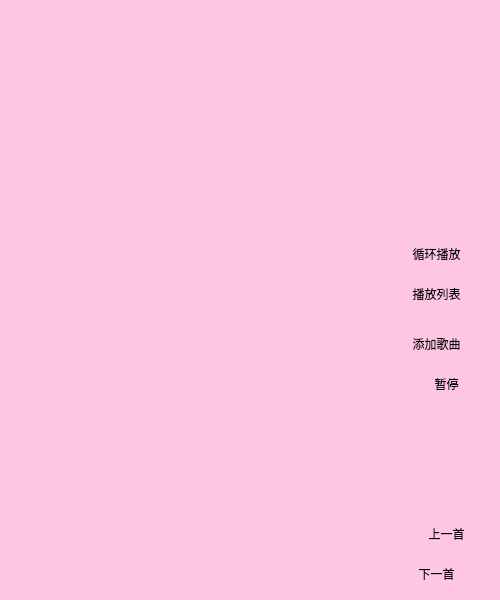
<?xml version="1.0" encoding="UTF-8"?>
<ui version="4.0">
 <class>MainWindow</class>
 <widget class="QMainWindow" name="MainWindow">
  <property name="geometry">
   <rect>
    <x>0</x>
    <y>0</y>
    <width>500</width>
    <height>600</height>
   </rect>
  </property>
  <property name="minimumSize">
   <size>
    <width>500</width>
    <height>600</height>
   </size>
  </property>
  <property name="maximumSize">
   <size>
    <width>500</width>
    <height>600</height>
   </size>
  </property>
  <property name="windowTitle">
   <string>MainWindow</string>
  </property>
  <property name="styleSheet">
   <string notr="true">background-color: rgb(255, 198, 228);</string>
  </property>
  <widget class="QWidget" name="centralwidget">
   <widget class="QPushButton" name="btnPlay">
    <property name="geometry">
     <rect>
      <x>400</x>
      <y>370</y>
      <width>93</width>
      <height>28</height>
     </rect>
    </property>
    <property name="cursor">
     <cursorShape>PointingHandCursor</cursorShape>
    </property>
    <property name="styleSheet">
     <string notr="true">border:0</string>
    </property>
    <property name="text">
     <string>暂停</string>
    </property>
   </widget>
   <widget class="QPushButton" name="btnNextSong">
    <property name="geometry">
     <rect>
      <x>390</x>
      <y>560</y>
      <width>93</width>
      <height>28</height>
     </rect>
    </property>
    <property name="cursor">
     <cursorShape>PointingHandCursor</cursorShape>
    </property>
    <property name="styleSheet">
     <string notr="true">border:0</string>
    </property>
    <property name="text">
     <string>下一首</string>
    </property>
   </widget>
   <widget class="QPushButton" name="btnLastSong">
    <property name="geometry">
     <rect>
      <x>400</x>
      <y>520</y>
      <width>93</width>
      <height>28</height>
     </rect>
    </property>
    <property name="cursor">
     <cursorShape>PointingHandCursor</cursorShape>
    </property>
    <property name="styleSheet">
     <string notr="true">border:0</string>
    </property>
    <property name="text">
     <string>上一首</string>
    </property>
   </widget>
   <widget class="QPushButton" name="btnAddMusicList">
    <property name="geometry">
     <rect>
      <x>390</x>
      <y>330</y>
      <width>93</width>
      <height>28</height>
     </rect>
    </property>
    <property name="cursor">
     <cursorShape>PointingHandCursor</cursorShape>
    </property>
    <property name="styleSheet">
     <string notr="true">border:0</string>
    </property>
    <property name="text">
     <string>添加歌曲</string>
    </property>
   </widget>
   <widget class="QScrollArea" name="scrollArea">
    <property name="geometry">
     <rect>
      <x>0</x>
      <y>250</y>
      <width>280</width>
      <height>350</height>
     </rect>
    </property>
    <property name="minimumSize">
     <size>
      <width>280</width>
      <height>350</height>
     </size>
    </property>
    <property name="maximumSize">
     <size>
      <width>280</width>
      <height>350</height>
     </size>
    </property>
    <property name="styleSheet">
     <string notr="true">border:0;</string>
    </property>
    <property name="verticalScrollBarPolicy">
     <enum>Qt::ScrollBarAsNeeded</enum>
    </property>
    <property name="horizontalScrollBarPolicy">
     <enum>Qt::ScrollBarAsNeeded</enum>
    </property>
    <property name="widgetResizable">
     <bool>true</bool>
    </property>
    <widget class="QWidget" name="scrollAreaWidgetContents">
     <property name="enabled">
      <bool>true</bool>
     </property>
     <property name="geometry">
      <rect>
       <x>0</x>
       <y>0</y>
       <width>280</width>
       <height>350</height>
      </rect>
     </property>
     <property name="sizePolicy">
      <sizepolicy hsizetype="Preferred" vsizetype="Preferred">
       <horstretch>0</horstretch>
       <verstretch>35</verstretch>
      </sizepolicy>
     </property>
     <property name="minimumSize">
      <size>
       <width>0</width>
       <height>0</height>
      </size>
     </property>
     <property name="styleSheet">
      <string notr="true">background-color: rgb(255, 198, 228);</string>
     </property>
    </widget>
   </widget>
   <widget class="QPushButton" name="btnList">
    <property name="geometry">
     <rect>
      <x>390</x>
      <y>280</y>
      <width>93</width>
      <height>28</height>
     </rect>
    </property>
    <property name="styleSheet">
     <string notr="true">border:0</string>
    </property>
    <property name="text">
     <string>播放列表</string>
    </property>
   </widget>
   <widget class="MySlider" name="aMySlider" native="true">
    <property name="geometry">
     <rect>
      <x>0</x>
      <y>90</y>
      <width>501</width>
      <height>31</height>
     </rect>
    </property>
   </widget>
   <widget class="QPushButton" name="btnPlayWay">
    <property name="geometry">
     <rect>
      <x>390</x>
      <y>240</y>
      <width>93</width>
      <height>28</height>
     </rect>
    </property>
    <property name="styleSheet">
     <string notr="true">border:0;</string>
    </property>
    <property name="text">
     <string>循环播放</string>
    </property>
   </widget>
   <widget class="QLabel" name="songNamelabel">
    <property name="geometry">
     <rect>
      <x>0</x>
      <y>65</y>
      <width>501</width>
      <height>21</height>
     </rect>
    </property>
    <property name="text">
     <string/>
    </property>
   </widget>
   <widget class="MyVolum" name="widget" native="true">
    <property name="geometry">
     <rect>
      <x>0</x>
      <y>220</y>
      <width>42</width>
      <height>31</height>
     </rect>
    </property>
   </widget>
  </widget>
 </widget>
 <customwidgets>
  <customwidget>
   <class>MySlider</class>
   <extends>QWidget</extends>
   <header location="global">myslider.h</header>
   <container>1</container>
  </customwidget>
  <customwidget>
   <class>MyVolum</class>
   <extends>QWidget</extends>
   <header location="global">myvolum.h</header>
   <container>1</container>
  </customwidget>
 </customwidgets>
 <resources/>
 <connections/>
</ui>
